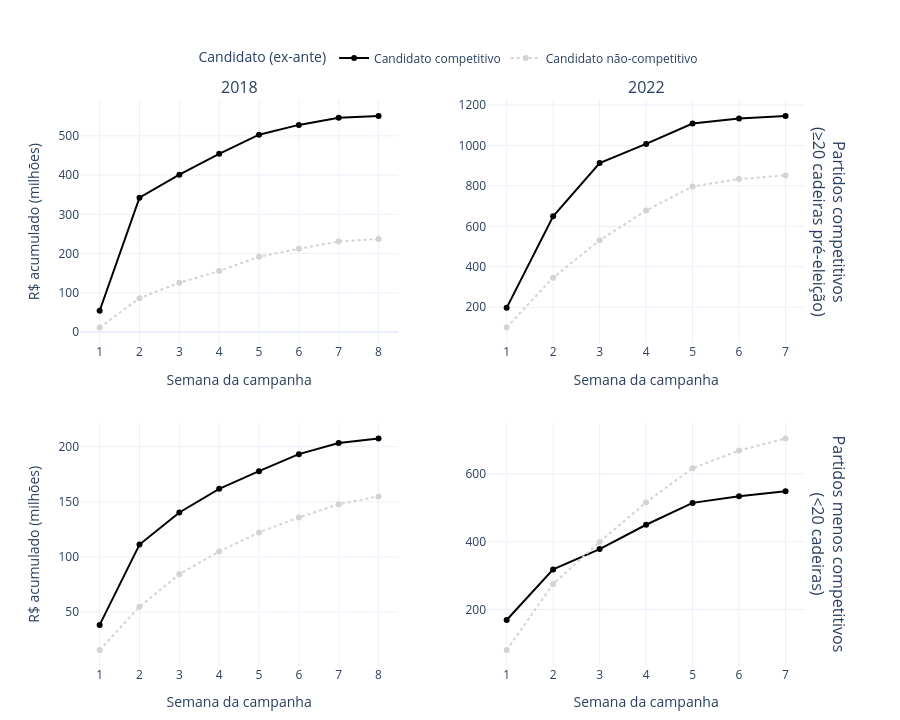

The code cell stored with this chart in its notebook:
### Code cell
# Valor absoluto acumulado (R$ milhões) — mesmo layout 2×2 que a proporção

fig_cs_abs = make_subplots(
    rows=2, cols=2,
    row_titles=["Partidos competitivos<br>(≥20 cadeiras pré-eleição)", "Partidos menos competitivos<br>(<20 cadeiras)"],
    column_titles=["2018", "2022"],
    shared_yaxes=False,
    vertical_spacing=0.14, horizontal_spacing=0.12,
)
for row_idx, tipo in enumerate(tipos_partido, start=1):
    for col_idx, ano in enumerate(anos, start=1):
        for grupo in grupos_cs:
            d = df_cum_cs_tipo[
                (df_cum_cs_tipo["ano_eleicao"] == ano) &
                (df_cum_cs_tipo["tipo_partido"] == tipo) &
                (df_cum_cs_tipo["grupo_cs"] == grupo)
            ].sort_values("semana")
            if d.empty:
                continue
            fig_cs_abs.add_trace(
                go.Scatter(
                    x=d["semana"], y=d["cum_receita"] / 1e6,
                    mode="lines+markers", name=grupo,
                    showlegend=(row_idx == 1 and col_idx == 1),
                    line=dict(color=cores_cs[grupo], dash=tracas_cs[grupo], width=2),
                    marker=dict(size=6),
                ),
                row=row_idx, col=col_idx,
            )

fig_cs_abs.update_layout(
    legend=dict(orientation="h", x=0.5, xanchor="center", y=1.10, yanchor="top",
                title="Candidato (ex-ante)"),
    height=720, width=900, template="plotly_white",
    margin=dict(t=100, b=50),
)
fig_cs_abs.update_xaxes(title_text="Semana da campanha", dtick=1)
fig_cs_abs.update_yaxes(title_text="R$ acumulado (milhões)", col=1)

fig_cs_abs.write_image("figs/cap3_cumulative_abs_cs.png", scale=2)
fig_cs_abs.show(config={"staticPlot": True})

### Figure 1 — Plotly figure (JSON) as saved in the notebook; plotly's stock layout.template omitted (floating-point values rounded to 4 significant figures)
{"data": [{"line": {"color": "black", "dash": "solid", "width": 2}, "marker": {"size": 6}, "mode": "lines+markers", "name": "Candidato competitivo", "showlegend": true, "type": "scatter", "x": [1, 2, 3, 4, 5, 6, 7, 8], "xaxis": "x", "y": [54.31, 342.3, 401.0, 454.3, 503.0, 527.9, 546.0, 550.8], "yaxis": "y"}, {"line": {"color": "lightgrey", "dash": "dot", "width": 2}, "marker": {"size": 6}, "mode": "lines+markers", "name": "Candidato não-competitivo", "showlegend": true, "type": "scatter", "x": [1, 2, 3, 4, 5, 6, 7, 8], "xaxis": "x", "y": [11.74, 86.31, 125.7, 155.5, 192.0, 212.5, 230.7, 237.2], "yaxis": "y"}, {"line": {"color": "black", "dash": "solid", "width": 2}, "marker": {"size": 6}, "mode": "lines+markers", "name": "Candidato competitivo", "showlegend": false, "type": "scatter", "x": [1, 2, 3, 4, 5, 6, 7], "xaxis": "x2", "y": [196.8, 649.4, 912.8, 1007.0, 1108.0, 1133.0, 1146.0], "yaxis": "y2"}, {"line": {"color": "lightgrey", "dash": "dot", "width": 2}, "marker": {"size": 6}, "mode": "lines+markers", "name": "Candidato não-competitivo", "showlegend": false, "type": "scatter", "x": [1, 2, 3, 4, 5, 6, 7], "xaxis": "x2", "y": [99.78, 345.9, 531.1, 677.8, 797.3, 833.3, 851.4], "yaxis": "y2"}, {"line": {"color": "black", "dash": "solid", "width": 2}, "marker": {"size": 6}, "mode": "lines+markers", "name": "Candidato competitivo", "showlegend": false, "type": "scatter", "x": [1, 2, 3, 4, 5, 6, 7, 8], "xaxis": "x3", "y": [38.42, 111.2, 140.3, 161.8, 177.8, 193.2, 203.3, 207.4], "yaxis": "y3"}, {"line": {"color": "lightgrey", "dash": "dot", "width": 2}, "marker": {"size": 6}, "mode": "lines+markers", "name": "Candidato não-competitivo", "showlegend": false, "type": "scatter", "x": [1, 2, 3, 4, 5, 6, 7, 8], "xaxis": "x3", "y": [15.58, 54.92, 84.29, 105.0, 122.3, 135.8, 147.8, 154.9], "yaxis": "y3"}, {"line": {"color": "black", "dash": "solid", "width": 2}, "marker": {"size": 6}, "mode": "lines+markers", "name": "Candidato competitivo", "showlegend": false, "type": "scatter", "x": [1, 2, 3, 4, 5, 6, 7], "xaxis": "x4", "y": [169.1, 318.2, 378.1, 449.7, 514.2, 534.1, 548.2], "yaxis": "y4"}, {"line": {"color": "lightgrey", "dash": "dot", "width": 2}, "marker": {"size": 6}, "mode": "lines+markers", "name": "Candidato não-competitivo", "showlegend": false, "type": "scatter", "x": [1, 2, 3, 4, 5, 6, 7], "xaxis": "x4", "y": [80.38, 275.1, 399.3, 515.7, 616.5, 668.8, 703.9], "yaxis": "y4"}], "layout": {"annotations": [{"font": {"size": 16}, "showarrow": false, "text": "2018", "x": 0.215, "xanchor": "center", "xref": "paper", "y": 1, "yanchor": "bottom", "yref": "paper"}, {"font": {"size": 16}, "showarrow": false, "text": "2022", "x": 0.765, "xanchor": "center", "xref": "paper", "y": 1, "yanchor": "bottom", "yref": "paper"}, {"font": {"size": 16}, "showarrow": false, "text": "Partidos competitivos<br>(≥20 cadeiras pré-eleição)", "textangle": 90, "x": 0.98, "xanchor": "left", "xref": "paper", "y": 0.785, "yanchor": "middle", "yref": "paper"}, {"font": {"size": 16}, "showarrow": false, "text": "Partidos menos competitivos<br>(<20 cadeiras)", "textangle": 90, "x": 0.98, "xanchor": "left", "xref": "paper", "y": 0.215, "yanchor": "middle", "yref": "paper"}], "height": 720, "legend": {"orientation": "h", "title": {"text": "Candidato (ex-ante)"}, "x": 0.5, "xanchor": "center", "y": 1.1, "yanchor": "top"}, "margin": {"b": 50, "t": 100}, "width": 900, "xaxis": {"anchor": "y", "domain": [0, 0.43], "dtick": 1, "title": {"text": "Semana da campanha"}}, "xaxis2": {"anchor": "y2", "domain": [0.55, 0.98], "dtick": 1, "title": {"text": "Semana da campanha"}}, "xaxis3": {"anchor": "y3", "domain": [0, 0.43], "dtick": 1, "title": {"text": "Semana da campanha"}}, "xaxis4": {"anchor": "y4", "domain": [0.55, 0.98], "dtick": 1, "title": {"text": "Semana da campanha"}}, "yaxis": {"anchor": "x", "domain": [0.57, 1], "title": {"text": "R$ acumulado (milhões)"}}, "yaxis2": {"anchor": "x2", "domain": [0.57, 1]}, "yaxis3": {"anchor": "x3", "domain": [0, 0.43], "title": {"text": "R$ acumulado (milhões)"}}, "yaxis4": {"anchor": "x4", "domain": [0, 0.43]}}}
